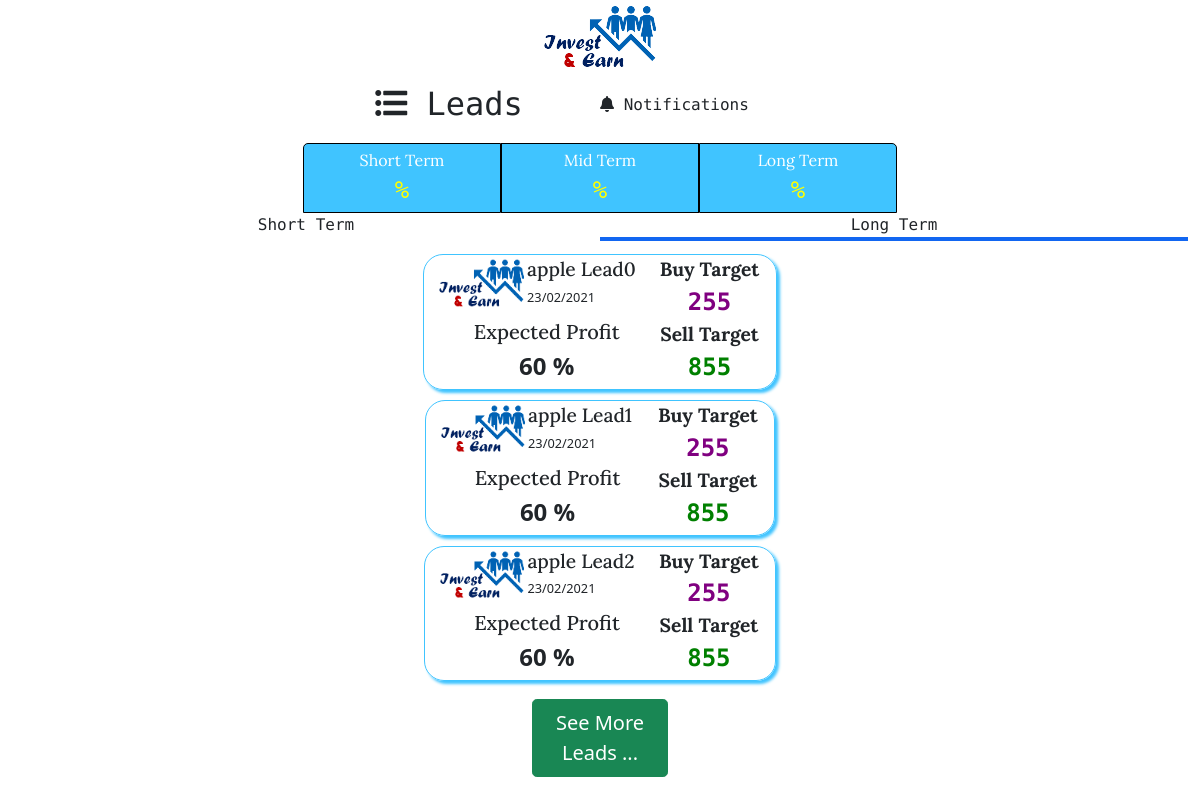
The page /long-term-leads (signed in) on the database as committed earlier.
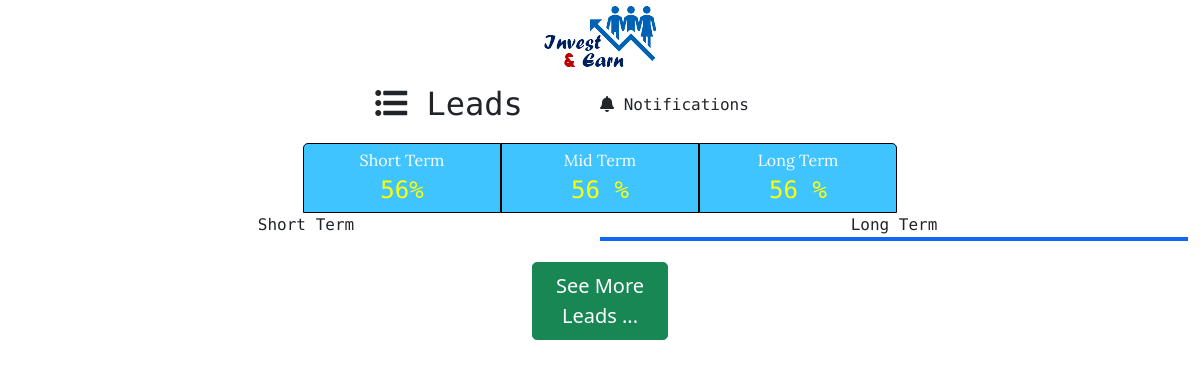
The same page on the database as committed later.
### app.py (models this page shows)
class Leads(db.Model):
    id = db.Column(db.Integer, primary_key=True)
    name = db.Column(db.String(50), nullable=False)
    logo = db.Column(db.Text, nullable=True)
    type = db.Column(db.String(10), nullable=False)
    buy_price = db.Column(db.String(30), nullable=False)
    sell_price = db.Column(db.String(30), nullable=False)
    profit = db.Column(db.String(10), nullable=False)
    good_for_trade = db.Column(db.Boolean, nullable=False, default=True)
    date = db.Column(db.String(100), nullable=False,
                     default=date.today().strftime('%d/%m/%Y'))

class Sells(db.Model):
    id = db.Column(db.Integer, primary_key=True)
    short = db.Column(db.String(50), nullable=False)
    mid = db.Column(db.String(50), nullable=False)
    long = db.Column(db.String(50), nullable=False)

### app.py (the view)
@app.route('/long-term-leads')
def long_leads():
    if 'email' not in session:
        return redirect(url_for('login'))
    sell = Sells.query.first()
    return render_template('long_leads.html',sell=sell,
                           leads=Leads.query.filter_by(type='long'
                           ).all())

### templates/long_leads.html (shortened to what this page needs)
<!doctype html>
<html lang="en">
  <head>
    <link rel="stylesheet" href="https://use.fontawesome.com/releases/v5.7.0/css/all.css"
>
    <link href="https://cdn.jsdelivr.net/npm/bootstrap@5.0.0-beta2/dist/css/bootstrap.min.css" rel="stylesheet">
  </head>
  <body>
    <header class="row justify-content-center container-fluid m-0 p-0" style="margin-right: 10px !important;">
      <div class="col-12 col-sm-12 col-md-12 col-lg-8 col-xl-6" style="padding-left: 10px;padding-right: 10px;">
        <div class="row justify-content-center">
          <div class="col-auto"> <img src="../static/logo.png"> </div>
        </div>
        <div class="row mt-2">
          <div class="col text-center align-middle p-0">
            <h2> <i class="fas fa-list-ul"></i> Leads</h2>
          </div>
          <div class="col text-center align-middle p-0" style="display: flex;align-items: center;">
            <h6> <a href="{{url_for('notifications')}}"><i class="fas fa-bell"></i> Notifications </a></h6>
          </div>
        </div>
        <div class="row justify-content-center mt-2" style="font-size: 6rem;">
          <div class="col justify-content-center mt-1 p-1 text-center lead l1" >
            Short Term <br> <span>{{sell.short}}%</span>
          </div>
          <div class="col justify-content-center mt-1 p-1 text-center lead l2" >
            Mid Term <br> <span>{{sell.mid}} %</span>
          </div>
          <div class="col justify-content-center mt-1 p-1 text-center lead l3" >
            Long Term <br> <span>{{sell.long}} %</span>
          </div>
        </div>
      </div>
      <div class="row justify-content-center text-center">
        <div class="col"> <a href="{{url_for('short_leads')}}">Short Term</a></div>
      <div class="col" style="border-bottom: solid 4px #1266F1;">Long Term</div>
      </div>
    </header>
      <main>
      <div class="row justify-content-center mt-2">
        <div class="col-12 col-sm-12 col-md-12 col-lg-8 col-xl-6 box">
          <div class="row justify-content-center">
              {% for lead in leads %}
              <div class="col-auto main-lead-box">
                    <div class="lead-box row">
                      <div class="lead-box-in col-8">
                        <div class="row">
                          <div class="col-5">
                            <img src="{{lead.logo}}" class="lead-logo">
                          </div>
                          <div class="main-lead-box-p col-7">
                            <span class="m-0" style="font-size: 1.2rem;font-weight: 500;font-family: 'Lora', serif;">{{lead.name}}</span> <br>
                            <span class="lead-date" style="font-size: 0.8rem;">{{lead.date}}</span>
                          </div>
                        </div>
                      </div>
                      <div class="col-4 buy">
                        <p class="m-0">Buy Target</p>
                        <span class="buy-target d-block">{{lead.buy_price}}</span>
                      </div>
                    </div>
                    <div class="lead-box row">
                     <div class="lead-box-in col-8" style="padding-left: 3px !important;">
                          <h5 style="font-family: 'Lora', serif;" class="text-center">Expected Profit</h5>
                          <h4 class="lead-profit text-center"> <b>{{lead.profit}} %</b></h4>
                      </div>
                      <div class="col-4 sell">
                        <p class="m-0">Sell Target</p>
                        <span class="sell-target d-block">{{lead.sell_price}}</span>
                      </div>
                    </div>
                </div>
              {% endfor %}
                  <div class="row justify-content-center mt-2">
                    <div class="col-12 col-xl-4 col-lg-6 col-md-6 col-sm-6" style="padding: 5px 30px 5px 30px;">
                      <button class="btn btn-success btn-lg w-100" id="load" onclick="load_all();">See More Leads ...</button>
                    </div>
                  </div>
              </div>
            </div>
          </div>
      </main>
  </body>
</html>

### templates/long_leads.html (style rules this page uses)
header { font-family: 'Roboto Mono', monospace; padding-left: 5px !important; padding-right: 5px !important; }
header div .lead { border: solid 1px black; background-color: #40C4FF; font-size: 1rem; color: white; font-family: 'Lora', serif; }
header div .lead span { color: yellow ; font-size: 1.5rem; font-family: 'Roboto Mono', monospace; }
header div .l1 { border-top-left-radius: 5px; margin-left: 5px; }
header div .l3 { border-top-right-radius: 5px; margin-right: 5px; }
a { color: unset; text-decoration: none; }

Rows that differ between the two databases and show on the page:
removed Leads: logo (picture), name "apple Lead0", date "23/02/2021", buy_price "255", profit "60", sell_price "855"
removed Leads: logo (picture), name "apple Lead1", date "23/02/2021", buy_price "255", profit "60", sell_price "855"
removed Leads: logo (picture), name "apple Lead2", date "23/02/2021", buy_price "255", profit "60", sell_price "855"
added Sells: short "56", mid "56", long "56"
